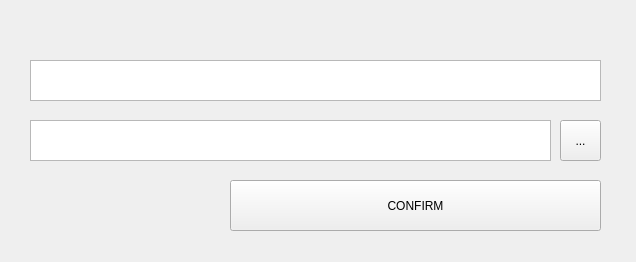
<?xml version="1.0" encoding="UTF-8"?>
<ui version="4.0">
 <class>MainWindow</class>
 <widget class="QMainWindow" name="MainWindow">
  <property name="geometry">
   <rect>
    <x>0</x>
    <y>0</y>
    <width>636</width>
    <height>262</height>
   </rect>
  </property>
  <property name="windowTitle">
   <string>MainWindow</string>
  </property>
  <widget class="QWidget" name="centralwidget">
   <widget class="QLabel" name="label_6">
    <property name="geometry">
     <rect>
      <x>-60</x>
      <y>-60</y>
      <width>1181</width>
      <height>611</height>
     </rect>
    </property>
    <property name="text">
     <string/>
    </property>
    <property name="pixmap">
     <pixmap>../img_data/werwer.png</pixmap>
    </property>
    <property name="scaledContents">
     <bool>true</bool>
    </property>
   </widget>
   <widget class="QTextEdit" name="textEdit">
    <property name="geometry">
     <rect>
      <x>30</x>
      <y>60</y>
      <width>571</width>
      <height>41</height>
     </rect>
    </property>
    <property name="font">
     <font>
      <pointsize>10</pointsize>
     </font>
    </property>
   </widget>
   <widget class="QTextEdit" name="textEdit_2">
    <property name="geometry">
     <rect>
      <x>30</x>
      <y>120</y>
      <width>521</width>
      <height>41</height>
     </rect>
    </property>
    <property name="font">
     <font>
      <pointsize>10</pointsize>
     </font>
    </property>
   </widget>
   <widget class="QToolButton" name="toolButton">
    <property name="geometry">
     <rect>
      <x>560</x>
      <y>120</y>
      <width>41</width>
      <height>41</height>
     </rect>
    </property>
    <property name="text">
     <string>...</string>
    </property>
   </widget>
   <widget class="QLabel" name="label">
    <property name="geometry">
     <rect>
      <x>30</x>
      <y>163</y>
      <width>161</width>
      <height>31</height>
     </rect>
    </property>
    <property name="text">
     <string/>
    </property>
    <property name="pixmap">
     <pixmap>../img_data/ertert.png</pixmap>
    </property>
    <property name="scaledContents">
     <bool>true</bool>
    </property>
   </widget>
   <widget class="QLabel" name="label_2">
    <property name="geometry">
     <rect>
      <x>30</x>
      <y>27</y>
      <width>191</width>
      <height>31</height>
     </rect>
    </property>
    <property name="text">
     <string/>
    </property>
    <property name="pixmap">
     <pixmap>../img_data/sdfds.png</pixmap>
    </property>
    <property name="scaledContents">
     <bool>true</bool>
    </property>
   </widget>
   <widget class="QPushButton" name="pushButton">
    <property name="geometry">
     <rect>
      <x>230</x>
      <y>180</y>
      <width>371</width>
      <height>51</height>
     </rect>
    </property>
    <property name="text">
     <string>CONFIRM</string>
    </property>
   </widget>
  </widget>
 </widget>
 <resources/>
 <connections/>
</ui>
